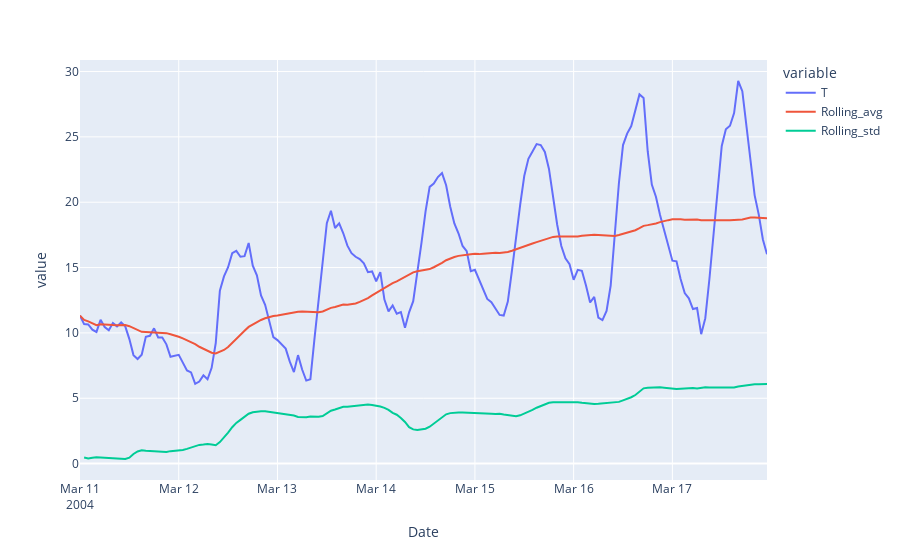

Notebook code cell kept with this figure:
### Code cell
px.line(tr_data,y=['T', "Rolling_avg", "Rolling_std"])

### Figure 1 — Plotly figure (JSON) as saved in the notebook; plotly's stock layout.template omitted (floating-point values rounded to 4 significant figures; data arrays with more than 128 entries replaced by an {"elided": "..."} marker saying what was removed)
{"data": [{"hovertemplate": "variable=T<br>Date=%{x}<br>value=%{y}<extra></extra>", "legendgroup": "T", "line": {"color": "#636efa", "dash": "solid"}, "mode": "lines", "name": "T", "orientation": "v", "showlegend": true, "type": "scatter", "x": {"elided": "168 str values"}, "xaxis": "x", "y": {"elided": "168 float values"}, "yaxis": "y"}, {"hovertemplate": "variable=Rolling_avg<br>Date=%{x}<br>value=%{y}<extra></extra>", "legendgroup": "Rolling_avg", "line": {"color": "#EF553B", "dash": "solid"}, "mode": "lines", "name": "Rolling_avg", "orientation": "v", "showlegend": true, "type": "scatter", "x": {"elided": "168 str values"}, "xaxis": "x", "y": {"elided": "168 float values"}, "yaxis": "y"}, {"hovertemplate": "variable=Rolling_std<br>Date=%{x}<br>value=%{y}<extra></extra>", "legendgroup": "Rolling_std", "line": {"color": "#00cc96", "dash": "solid"}, "mode": "lines", "name": "Rolling_std", "orientation": "v", "showlegend": true, "type": "scatter", "x": {"elided": "168 str values"}, "xaxis": "x", "y": {"elided": "168 float values"}, "yaxis": "y"}], "layout": {"legend": {"title": {"text": "variable"}, "tracegroupgap": 0}, "margin": {"t": 60}, "xaxis": {"anchor": "y", "domain": [0, 1], "title": {"text": "Date"}}, "yaxis": {"anchor": "x", "domain": [0, 1], "title": {"text": "value"}}}}
